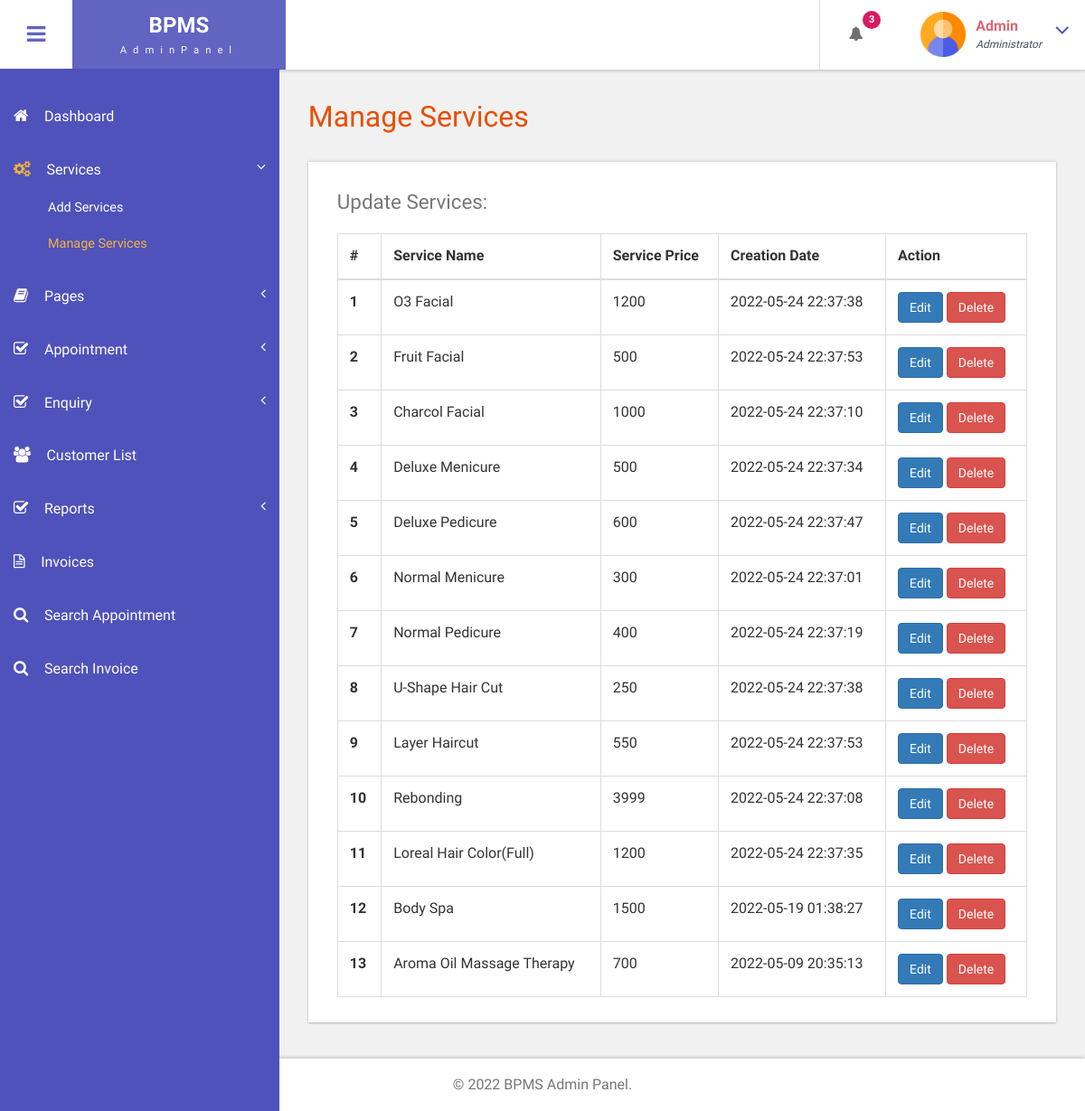
The app's page /bpms/admin/manage-services.php (signed in) with its own data.
### tables this page shows
CREATE TABLE `tblservices` (
  `ID` int(10) NOT NULL,
  `ServiceName` varchar(200) DEFAULT NULL,
  `ServiceDescription` mediumtext DEFAULT NULL,
  `Cost` int(10) DEFAULT NULL,
  `Image` varchar(200) DEFAULT NULL,
  `CreationDate` timestamp NULL DEFAULT current_timestamp()
);

### bpms/admin/manage-services.php (the view, shortened to what this page needs)
<?php
include('includes/dbconnection.php');
if (strlen($_SESSION['bpmsaid']==0)) {
  header('location:logout.php');
  } else{
  ?>
<!DOCTYPE HTML>
<html>
<head>
<link href="css/bootstrap.css" rel='stylesheet' type='text/css' />
<link href="css/style.css" rel='stylesheet' type='text/css' />
<link href="css/font-awesome.css" rel="stylesheet">
<link href="css/animate.css" rel="stylesheet" type="text/css" media="all">
<link href="css/custom.css" rel="stylesheet">
</head>
<body class="cbp-spmenu-push">
	<div class="main-content">
		 <?php include_once('includes/sidebar.php');?>
		 <?php include_once('includes/header.php');?>
		<div id="page-wrapper">
			<div class="main-page">
				<div class="tables">
					<h3 class="title1">Manage Services</h3>
					<div class="table-responsive bs-example widget-shadow">
						<h4>Update Services:</h4>
						<table class="table table-bordered"> <thead> <tr> <th>#</th> <th>Service Name</th> <th>Service Price</th> <th>Creation Date</th><th>Action</th> </tr> </thead> <tbody>
<?php
$ret=mysqli_query($con,"select *from  tblservices");
$cnt=1;
while ($row=mysqli_fetch_array($ret)) {
?>
						 <tr> <th scope="row"><?php echo $cnt;?></th> <td><?php  echo $row['ServiceName'];?></td> <td><?php  echo $row['Cost'];?></td><td><?php  echo $row['CreationDate'];?></td> <td>
						 	<a href="edit-services.php?editid=<?php echo $row['ID'];?>" class="btn btn-primary">Edit</a>
						 	<a href="manage-services.php?delid=<?php echo $row['ID'];?>" class="btn btn-danger" onClick="return confirm('Are you sure you want to delete?')">Delete</a>
						 	</td> </tr>   <?php
$cnt=$cnt+1;
}?></tbody> </table>
					</div>
				</div>
			</div>
		</div>
		 <?php include_once('includes/footer.php');?>
	</div>
</body>
</html>
<?php }  ?>

### bpms/admin/includes/header.php (shortened to what this page needs)
<div class="sticky-header header-section ">
      <div class="header-left">
        <button id="showLeftPush"><i class="fa fa-bars"></i></button>
        <div class="logo">
          <a href="index.html">
            <h1>BPMS</h1>
            <span>AdminPanel</span>
          </a>
        </div>
      </div>
      <div class="header-right">
        <div class="profile_details_left">
          <ul class="nofitications-dropdown">
            <?php
$ret1=mysqli_query($con,"select tbluser.FirstName,tbluser.LastName,tblbook.ID as bid,tblbook.AptNumber from tblbook join tbluser on tbluser.ID=tblbook.UserID where tblbook.Status is null");
$num=mysqli_num_rows($ret1);
?>
            <li class="dropdown head-dpdn">
              <a href="#" class="dropdown-toggle" data-toggle="dropdown" aria-expanded="false"><i class="fa fa-bell"></i><span class="badge blue"><?php echo $num;?></span></a>
            </li>
          </ul>
          <div class="clearfix"> </div>
        </div>
        <div class="profile_details">
        <?php
$adid=$_SESSION['bpmsaid'];
$ret=mysqli_query($con,"select AdminName from tbladmin where ID='$adid'");
$row=mysqli_fetch_array($ret);
$name=$row['AdminName'];
?>
          <ul>
            <li class="dropdown profile_details_drop">
              <a href="#" class="dropdown-toggle" data-toggle="dropdown" aria-expanded="false">
                <div class="profile_img">
                  <span class="prfil-img"><img src="images/admin.png" alt="" width="50" height="50"> </span>
                  <div class="user-name">
                    <p><?php echo $name; ?></p>
                    <span>Administrator</span>
                  </div>
                  <i class="fa fa-angle-down lnr"></i>
                  <div class="clearfix"></div>
                </div>
              </a>
            </li>
          </ul>
        </div>
      </div>
      <div class="clearfix"> </div>
    </div>

### bpms/admin/css/style.css (style rules this page uses)
h4, h5, h6, h1, h2, h3 { margin: 0; }
ul, ol { margin: 0; }
p { margin: 0; }
html, body { font-family: 'Roboto Condensed', sans-serif; font-size: 100%; overflow-x: hidden; background: #fff; }
body a { transition: 0.5s all ease; -webkit-transition: 0.5s all ease; -moz-transition: 0.5s all ease; -o-transition: 0.5s all ease; -ms-transition: 0.5s all ease; text-decoration:none; }
h1,h2,h3,h4,h5,h6 { margin:0; }
p { margin:0; }
ul,label { margin:0; padding:0; }
.main-content { position: relative; }
.sticky-header { position: fixed; top: 0; left:0px; width: 100%; z-index: 100; }
.header-section { background:#FFF; box-shadow: 1px 1px 4px rgba(0, 0, 0, 0.21); -webkit-box-shadow: 1px 1px 4px rgba(0, 0, 0, 0.21); -moz-box-shadow: 1px 1px 4px rgba(0, 0, 0, 0.21); -o-box-shadow: 1px 1px 4px rgba(0, 0, 0, 0.21); }
.header-section::after { clear: both; display: block; content: ''; }
.header-left { float: left; width: 45%; }
.header-right { float: right; }
button#showLeftPush { font-size: 1.5em; width: 80px; padding: 0.87em 0; text-align: center; cursor: pointer; float: left; color: #6F6F6F; -moz-transition: all 0.2s ease-out 0s; -webkit-transition: all 0.2s ease-out 0s; transition: all 0.2s ease-out 0s; border: none; background-color: #fff; outline:none; }
.cbp-spmenu-push { overflow-x: hidden; position: relative; }
.cbp-spmenu, .cbp-spmenu-push { -webkit-transition: all 0.3s ease; -moz-transition: all 0.3s ease; transition: all 0.3s ease; }
.cbp-spmenu-push div#page-wrapper { margin: 0 0 0 19.3em; transition:.5s all; -webkit-transition:.5s all; -moz-transition:.5s all; }
.fa { display: inline-block; font-family: FontAwesome; font-style: normal; font-weight: normal; line-height: 1; -webkit-font-smoothing: antialiased; -moz-osx-font-smoothing: grayscale; }
.logo { background: #6164C1; text-align: center; float: left; }
.logo a { padding: 0.9em 3.3em .7em; display: block; text-decoration: none; }
.logo a h1 { color: #fff; font-size: 1.5em; line-height: 1.2em; font-weight: 700; }
.logo a span { color: #F8F8F8; font-size: .7em; text-align: center; letter-spacing: 7px; }
.profile_details_left { float: left; }
li.dropdown.head-dpdn { display: inline-block; padding: 1.7em 0; border-left: 1px solid #E0E0E0; float: left; }
li.dropdown.head-dpdn a.dropdown-toggle { padding: 1.7em 2em; }
i.fa.fa-bell { color:#6F6F6F; }
.header-right span.badge { font-size: 11px; font-weight: bold; color: #FFF; background: #8BC34A; line-height: 15px; width: 20px; height: 20px; border-radius: 2em; -webkit-border-radius: 2em; -moz-border-radius: 2em; -o-border-radius: 2em; text-align: center; display: inline-block; position: absolute; top: 16%; padding: 2px 0 0; }
.header-right span.blue { background-color:#D81B60; }
.profile_details { float: right; }
.profile_details_drop a.dropdown-toggle { display:block; padding: 0.8em 3em 0 2em; }
.profile_img span.prfil-img { float:left; }
.user-name { float:left; margin-top:8px; margin-left:11px; height:35px; }
.profile_details ul li { list-style-type:none; position:relative; }
.profile_details li a i.fa.lnr { position: absolute; top: 34%; right: 8%; color: #4F52BA; font-size: 1.6em; }
.user-name p { font-size:1em; color:#DD6777; line-height:1em; font-weight:700; }
.user-name span { font-size: .75em; font-style: italic; color: #424f63; font-weight: normal; margin-top: .3em; }
.widget-shadow { background-color: #fff; box-shadow: 0 -1px 3px rgba(0,0,0,.12),0 1px 2px rgba(0,0,0,.24); -webkit-box-shadow: 0 -1px 3px rgba(0,0,0,.12),0 1px 2px rgba(0,0,0,.24); -moz-box-shadow: 0 -1px 3px rgba(0,0,0,.12),0 1px 2px rgba(0,0,0,.24); }
h3.title1 { font-size: 2em; color: #e94e02; margin-bottom: 0.8em; }
.table > thead > tr > th, .table > tbody > tr > th, .table > tfoot > tr > th, .table > thead > tr > td, .table > tbody > tr > td, .table > tfoot > tr > td { border-top: none; }
.tables h4 { font-size: 1.4em; margin-bottom: 1em; color: #777777; }
.tables .panel-body ,.tables .bs-example { padding: 2em 2em 0.5em; }
.tables .table > thead > tr > th, .tables .table > tbody > tr > th, .tables .table > tfoot > tr > th, .tables .table > thead > tr > td, .tables .table > tbody > tr > td, .tables .table > tfoot > tr > td { padding: 13px; border-top: 1px solid #E0E0E0; }
.bs-example { margin-top: 2em; }

### bpms/admin/css/custom.css (style rules this page uses)
#page-wrapper { padding:7em 2em 2.5em; background-color: #F1F1F1; }

### records on screen
tblservices: ServiceName "O3 Facial", Cost "1200", CreationDate "2022-05-24 22:37:38"
tblservices: ServiceName "Fruit Facial", Cost "500", CreationDate "2022-05-24 22:37:53"
tblservices: ServiceName "Charcol Facial", Cost "1000", CreationDate "2022-05-24 22:37:10"
tblservices: ServiceName "Deluxe Menicure", Cost "500", CreationDate "2022-05-24 22:37:34"
tblservices: ServiceName "Deluxe Pedicure", Cost "600", CreationDate "2022-05-24 22:37:47"
tblservices: ServiceName "Normal Menicure", Cost "300", CreationDate "2022-05-24 22:37:01"
tblservices: ServiceName "Normal Pedicure", Cost "400", CreationDate "2022-05-24 22:37:19"
tblservices: ServiceName "U-Shape Hair Cut", Cost "250", CreationDate "2022-05-24 22:37:38"
tblservices: ServiceName "Layer Haircut", Cost "550", CreationDate "2022-05-24 22:37:53"
tblservices: ServiceName "Rebonding", Cost "3999", CreationDate "2022-05-24 22:37:08"
tblservices: ServiceName "Loreal Hair Color(Full)", Cost "1200", CreationDate "2022-05-24 22:37:35"
tblservices: ServiceName "Body Spa", Cost "1500", CreationDate "2022-05-19 01:38:27"
tblservices: ServiceName "Aroma Oil Massage Therapy", Cost "700", CreationDate "2022-05-09 20:35:13"

### other values on screen
$num "3"
$name "Admin"
